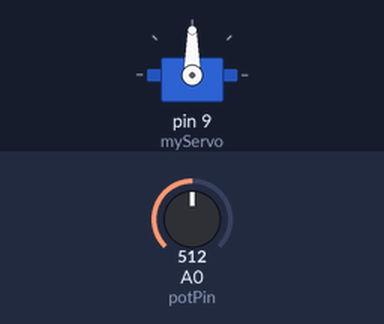
The sketch below on a simulated Arduino Uno, built with avr-gcc and run on an emulated ATmega328P. Shown: servo. The test bench sets the inputs (shaded band); at power-on: A0 (potPin) = 512.

Above: at 1.2 s.
1.3 s: A0 (potPin) set to 716
At 2.0 s:
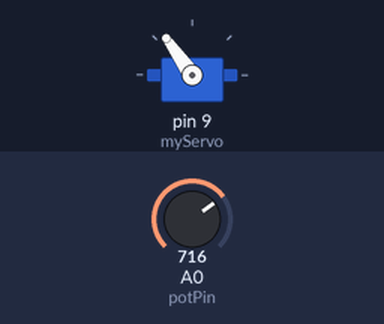
2.8 s: A0 (potPin) set to 900
At 4.0 s:
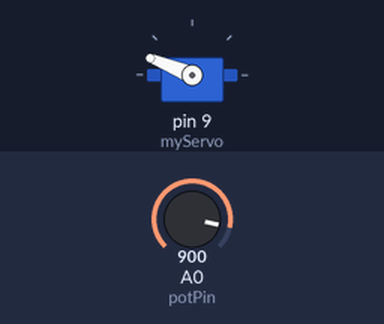
4.3 s: A0 (potPin) set to 1023
At 5.5 s:
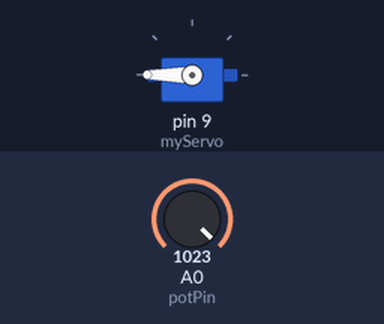
5.8 s: A0 (potPin) set to 306
At 6.3 s:
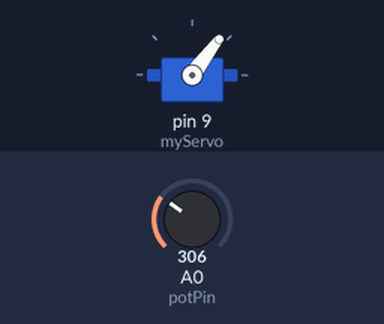
7.3 s: A0 (potPin) set to 122
At 7.8 s:
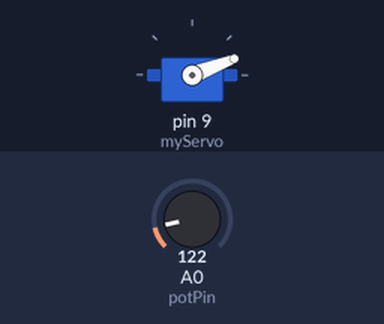
Timing chart, 0 to 9.8 s (numbered marks = the images above; inputs shaded):
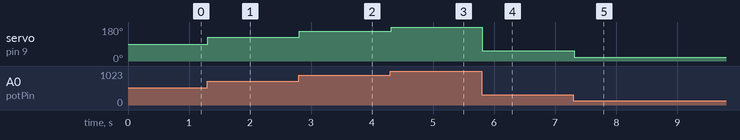

The sketch:

knob.ino
```cpp
#include <Servo.h>

Servo myServo;  // Create a servo object

const int potPin = A0;  // Analog pin connected to potentiometer
int val;                // Variable to read the value

void setup() {
  myServo.attach(9);    // Attaches the servo on pin 9
}

void loop() {
  val = analogRead(potPin);            // Read potentiometer (0 to 1023)
  val = map(val, 0, 1023, 0, 180);     // Map the 10-bit analog range to angles (0 to 180)
  myServo.write(val);                  // Write the position to the servo
  delay(15);                           // Delay to let the servo move
}
```

Measured:
- after the input at 1.3 s, servo on pin 9 (myServo): 90° → 125° at once
- after the input at 2.8 s, servo on pin 9 (myServo): 125° → 158° at once
- after the input at 4.3 s, servo on pin 9 (myServo): 158° → 180° at once
- after the input at 5.8 s, servo on pin 9 (myServo): 180° → 53° at once
- after the input at 7.3 s, servo on pin 9 (myServo): 53° → 21° at once
